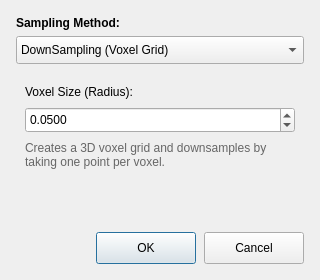
<?xml version="1.0" encoding="UTF-8"?>
<ui version="4.0">
    <class>Sampling</class>
    <widget class="QDialog" name="Sampling">
        <property name="geometry">
            <rect>
                <x>0</x>
                <y>0</y>
                <width>320</width>
                <height>280</height>
            </rect>
        </property>
        <property name="windowTitle">
            <string>Point Cloud Sampling</string>
        </property>
        <property name="windowIcon">
            <iconset resource="../resources/res.qrc">
                <normaloff>:/res/icon/sampling.svg</normaloff>:/res/icon/sampling.svg</iconset>
        </property>
        <property name="modal">
            <bool>true</bool>
        </property>
        <property name="styleSheet">
            <string notr="true">font-family: 'Times New Roman';</string>
        </property>
        <layout class="QVBoxLayout" name="verticalLayout_main">
            <property name="spacing">
                <number>12</number>
            </property>
            <property name="leftMargin">
                <number>16</number>
            </property>
            <property name="topMargin">
                <number>16</number>
            </property>
            <property name="rightMargin">
                <number>16</number>
            </property>
            <property name="bottomMargin">
                <number>16</number>
            </property>

            <!-- Sampling Method Selection -->
            <item>
                <layout class="QVBoxLayout" name="verticalLayout_method">
                    <property name="spacing">
                        <number>6</number>
                    </property>
                    <item>
                        <widget class="QLabel" name="label_method">
                            <property name="text">
                                <string>Sampling Method:</string>
                            </property>
                            <property name="font">
                                <font>
                                    <weight>75</weight>
                                    <bold>true</bold>
                                </font>
                            </property>
                        </widget>
                    </item>
                    <item>
                        <widget class="QComboBox" name="cbox_method">
                            <property name="minimumSize">
                                <size>
                                    <width>0</width>
                                    <height>28</height>
                                </size>
                            </property>
                            <item>
                                <property name="text">
                                    <string>DownSampling (Voxel Grid)</string>
                                </property>
                            </item>
                            <item>
                                <property name="text">
                                    <string>UniformSampling</string>
                                </property>
                            </item>
                            <item>
                                <property name="text">
                                    <string>RandomSampling</string>
                                </property>
                            </item>
                            <item>
                                <property name="text">
                                    <string>ReSampling (Moving Least Squares)</string>
                                </property>
                            </item>
                            <item>
                                <property name="text">
                                    <string>SamplingSurfaceNormal</string>
                                </property>
                            </item>
                            <item>
                                <property name="text">
                                    <string>NormalSpaceSampling</string>
                                </property>
                            </item>
                        </widget>
                    </item>
                </layout>
            </item>

            <!-- Dynamic Parameters Area -->
            <item>
                <widget class="QStackedWidget" name="stackedWidget">
                    <property name="minimumSize">
                        <size>
                            <width>0</width>
                            <height>120</height>
                        </size>
                    </property>
                    <property name="currentIndex">
                        <number>0</number>
                    </property>

                    <!-- DownSampling Page -->
                    <widget class="QWidget" name="page_downsampling">
                        <layout class="QVBoxLayout" name="verticalLayout_downsampling">
                            <property name="spacing">
                                <number>8</number>
                            </property>
                            <item>
                                <widget class="QLabel" name="label_radius1">
                                    <property name="text">
                                        <string>Voxel Size (Radius):</string>
                                    </property>
                                </widget>
                            </item>
                            <item>
                                <widget class="QDoubleSpinBox" name="dspin_radius1">
                                    <property name="minimumSize">
                                        <size>
                                            <width>0</width>
                                            <height>26</height>
                                        </size>
                                    </property>
                                    <property name="decimals">
                                        <number>4</number>
                                    </property>
                                    <property name="minimum">
                                        <double>0.000100000000000</double>
                                    </property>
                                    <property name="maximum">
                                        <double>9999.990000000000000</double>
                                    </property>
                                    <property name="singleStep">
                                        <double>0.100000000000000</double>
                                    </property>
                                    <property name="value">
                                        <double>0.050000000000000</double>
                                    </property>
                                </widget>
                            </item>
                            <item>
                                <widget class="QLabel" name="label_desc1">
                                    <property name="text">
                                        <string>Creates a 3D voxel grid and downsamples by taking one point per voxel.</string>
                                    </property>
                                    <property name="wordWrap">
                                        <bool>true</bool>
                                    </property>
                                    <property name="styleSheet">
                                        <string notr="true">color: #666;</string>
                                    </property>
                                </widget>
                            </item>
                            <item>
                                <spacer name="spacer1">
                                    <property name="orientation">
                                        <enum>Qt::Vertical</enum>
                                    </property>
                                    <property name="sizeHint" stdset="0">
                                        <size>
                                            <width>0</width>
                                            <height>0</height>
                                        </size>
                                    </property>
                                </spacer>
                            </item>
                        </layout>
                    </widget>

                    <!-- UniformSampling Page -->
                    <widget class="QWidget" name="page_uniform">
                        <layout class="QVBoxLayout" name="verticalLayout_uniform">
                            <property name="spacing">
                                <number>8</number>
                            </property>
                            <item>
                                <widget class="QLabel" name="label_radius2">
                                    <property name="text">
                                        <string>Search Radius:</string>
                                    </property>
                                </widget>
                            </item>
                            <item>
                                <widget class="QDoubleSpinBox" name="dspin_radius2">
                                    <property name="minimumSize">
                                        <size>
                                            <width>0</width>
                                            <height>26</height>
                                        </size>
                                    </property>
                                    <property name="decimals">
                                        <number>4</number>
                                    </property>
                                    <property name="minimum">
                                        <double>0.000100000000000</double>
                                    </property>
                                    <property name="maximum">
                                        <double>9999.990000000000000</double>
                                    </property>
                                    <property name="singleStep">
                                        <double>0.100000000000000</double>
                                    </property>
                                    <property name="value">
                                        <double>0.050000000000000</double>
                                    </property>
                                </widget>
                            </item>
                            <item>
                                <widget class="QLabel" name="label_desc2">
                                    <property name="text">
                                        <string>Uniformly samples the point cloud using a 3D grid filter.</string>
                                    </property>
                                    <property name="wordWrap">
                                        <bool>true</bool>
                                    </property>
                                    <property name="styleSheet">
                                        <string notr="true">color: #666;</string>
                                    </property>
                                </widget>
                            </item>
                            <item>
                                <spacer name="spacer2">
                                    <property name="orientation">
                                        <enum>Qt::Vertical</enum>
                                    </property>
                                    <property name="sizeHint" stdset="0">
                                        <size>
                                            <width>0</width>
                                            <height>0</height>
                                        </size>
                                    </property>
                                </spacer>
                            </item>
                        </layout>
                    </widget>

                    <!-- RandomSampling Page -->
                    <widget class="QWidget" name="page_random">
                        <layout class="QVBoxLayout" name="verticalLayout_random">
                            <property name="spacing">
                                <number>8</number>
                            </property>
                            <item>
                                <widget class="QLabel" name="label_sample1">
                                    <property name="text">
                                        <string>Number of Samples:</string>
                                    </property>
                                </widget>
                            </item>
                            <item>
                                <widget class="QSpinBox" name="spin_sample1">
                                    <property name="minimumSize">
                                        <size>
                                            <width>0</width>
                                            <height>26</height>
                                        </size>
                                    </property>
                                    <property name="minimum">
                                        <number>1</number>
                                    </property>
                                    <property name="maximum">
                                        <number>99999999</number>
                                    </property>
                                    <property name="singleStep">
                                        <number>1000</number>
                                    </property>
                                    <property name="value">
                                        <number>10000</number>
                                    </property>
                                </widget>
                            </item>
                            <item>
                                <widget class="QLabel" name="label_seed1">
                                    <property name="text">
                                        <string>Random Seed:</string>
                                    </property>
                                </widget>
                            </item>
                            <item>
                                <widget class="QSpinBox" name="spin_seed1">
                                    <property name="minimumSize">
                                        <size>
                                            <width>0</width>
                                            <height>26</height>
                                        </size>
                                    </property>
                                    <property name="minimum">
                                        <number>0</number>
                                    </property>
                                    <property name="maximum">
                                        <number>999999</number>
                                    </property>
                                    <property name="value">
                                        <number>42</number>
                                    </property>
                                </widget>
                            </item>
                            <item>
                                <spacer name="spacer3">
                                    <property name="orientation">
                                        <enum>Qt::Vertical</enum>
                                    </property>
                                    <property name="sizeHint" stdset="0">
                                        <size>
                                            <width>0</width>
                                            <height>0</height>
                                        </size>
                                    </property>
                                </spacer>
                            </item>
                        </layout>
                    </widget>

                    <!-- ReSampling Page -->
                    <widget class="QWidget" name="page_resampling">
                        <layout class="QVBoxLayout" name="verticalLayout_resampling">
                            <property name="spacing">
                                <number>8</number>
                            </property>
                            <item>
                                <widget class="QLabel" name="label_radius3">
                                    <property name="text">
                                        <string>Search Radius:</string>
                                    </property>
                                </widget>
                            </item>
                            <item>
                                <widget class="QDoubleSpinBox" name="dspin_radius3">
                                    <property name="minimumSize">
                                        <size>
                                            <width>0</width>
                                            <height>26</height>
                                        </size>
                                    </property>
                                    <property name="decimals">
                                        <number>4</number>
                                    </property>
                                    <property name="minimum">
                                        <double>0.000100000000000</double>
                                    </property>
                                    <property name="maximum">
                                        <double>9999.990000000000000</double>
                                    </property>
                                    <property name="singleStep">
                                        <double>0.100000000000000</double>
                                    </property>
                                    <property name="value">
                                        <double>0.100000000000000</double>
                                    </property>
                                </widget>
                            </item>
                            <item>
                                <widget class="QLabel" name="label_order">
                                    <property name="text">
                                        <string>Polynomial Order:</string>
                                    </property>
                                </widget>
                            </item>
                            <item>
                                <widget class="QSpinBox" name="spin_order">
                                    <property name="minimumSize">
                                        <size>
                                            <width>0</width>
                                            <height>26</height>
                                        </size>
                                    </property>
                                    <property name="minimum">
                                        <number>1</number>
                                    </property>
                                    <property name="maximum">
                                        <number>5</number>
                                    </property>
                                    <property name="value">
                                        <number>2</number>
                                    </property>
                                </widget>
                            </item>
                            <item>
                                <spacer name="spacer4">
                                    <property name="orientation">
                                        <enum>Qt::Vertical</enum>
                                    </property>
                                    <property name="sizeHint" stdset="0">
                                        <size>
                                            <width>0</width>
                                            <height>0</height>
                                        </size>
                                    </property>
                                </spacer>
                            </item>
                        </layout>
                    </widget>

                    <!-- SamplingSurfaceNormal Page -->
                    <widget class="QWidget" name="page_surface">
                        <layout class="QVBoxLayout" name="verticalLayout_surface">
                            <property name="spacing">
                                <number>8</number>
                            </property>
                            <item>
                                <widget class="QLabel" name="label_sample2">
                                    <property name="text">
                                        <string>Sample Size:</string>
                                    </property>
                                </widget>
                            </item>
                            <item>
                                <widget class="QSpinBox" name="spin_sample2">
                                    <property name="minimumSize">
                                        <size>
                                            <width>0</width>
                                            <height>26</height>
                                        </size>
                                    </property>
                                    <property name="minimum">
                                        <number>1</number>
                                    </property>
                                    <property name="maximum">
                                        <number>999999</number>
                                    </property>
                                    <property name="value">
                                        <number>10</number>
                                    </property>
                                </widget>
                            </item>
                            <item>
                                <layout class="QHBoxLayout" name="horizontalLayout_seed2">
                                    <item>
                                        <widget class="QLabel" name="label_seed2">
                                            <property name="text">
                                                <string>Seed:</string>
                                            </property>
                                        </widget>
                                    </item>
                                    <item>
                                        <widget class="QSpinBox" name="spin_seed2">
                                            <property name="minimumSize">
                                                <size>
                                                    <width>0</width>
                                                    <height>26</height>
                                                </size>
                                            </property>
                                            <property name="minimum">
                                                <number>0</number>
                                            </property>
                                            <property name="maximum">
                                                <number>999999</number>
                                            </property>
                                            <property name="value">
                                                <number>42</number>
                                            </property>
                                        </widget>
                                    </item>
                                    <item>
                                        <widget class="QLabel" name="label_ratio">
                                            <property name="text">
                                                <string>Ratio:</string>
                                            </property>
                                        </widget>
                                    </item>
                                    <item>
                                        <widget class="QDoubleSpinBox" name="dspin_ratio">
                                            <property name="minimumSize">
                                                <size>
                                                    <width>0</width>
                                                    <height>26</height>
                                                </size>
                                            </property>
                                            <property name="decimals">
                                                <number>3</number>
                                            </property>
                                            <property name="minimum">
                                                <double>0.001000000000000</double>
                                            </property>
                                            <property name="maximum">
                                                <double>1.000000000000000</double>
                                            </property>
                                            <property name="singleStep">
                                                <double>0.010000000000000</double>
                                            </property>
                                            <property name="value">
                                                <double>0.100000000000000</double>
                                            </property>
                                        </widget>
                                    </item>
                                </layout>
                            </item>
                            <item>
                                <spacer name="spacer5">
                                    <property name="orientation">
                                        <enum>Qt::Vertical</enum>
                                    </property>
                                    <property name="sizeHint" stdset="0">
                                        <size>
                                            <width>0</width>
                                            <height>0</height>
                                        </size>
                                    </property>
                                </spacer>
                            </item>
                        </layout>
                    </widget>

                    <!-- NormalSpaceSampling Page -->
                    <widget class="QWidget" name="page_normal">
                        <layout class="QVBoxLayout" name="verticalLayout_normal">
                            <property name="spacing">
                                <number>8</number>
                            </property>
                            <item>
                                <widget class="QLabel" name="label_sample3">
                                    <property name="text">
                                        <string>Sample Size:</string>
                                    </property>
                                </widget>
                            </item>
                            <item>
                                <widget class="QSpinBox" name="spin_sample3">
                                    <property name="minimumSize">
                                        <size>
                                            <width>0</width>
                                            <height>26</height>
                                        </size>
                                    </property>
                                    <property name="minimum">
                                        <number>1</number>
                                    </property>
                                    <property name="maximum">
                                        <number>999999</number>
                                    </property>
                                    <property name="value">
                                        <number>10000</number>
                                    </property>
                                </widget>
                            </item>
                            <item>
                                <layout class="QHBoxLayout" name="horizontalLayout_seed3">
                                    <item>
                                        <widget class="QLabel" name="label_seed3">
                                            <property name="text">
                                                <string>Seed:</string>
                                            </property>
                                        </widget>
                                    </item>
                                    <item>
                                        <widget class="QSpinBox" name="spin_seed3">
                                            <property name="minimumSize">
                                                <size>
                                                    <width>0</width>
                                                    <height>26</height>
                                                </size>
                                            </property>
                                            <property name="minimum">
                                                <number>0</number>
                                            </property>
                                            <property name="maximum">
                                                <number>999999</number>
                                            </property>
                                            <property name="value">
                                                <number>42</number>
                                            </property>
                                        </widget>
                                    </item>
                                    <item>
                                        <widget class="QLabel" name="label_bin">
                                            <property name="text">
                                                <string>Bins:</string>
                                            </property>
                                        </widget>
                                    </item>
                                    <item>
                                        <widget class="QSpinBox" name="spin_bin">
                                            <property name="minimumSize">
                                                <size>
                                                    <width>0</width>
                                                    <height>26</height>
                                                </size>
                                            </property>
                                            <property name="minimum">
                                                <number>1</number>
                                            </property>
                                            <property name="maximum">
                                                <number>100</number>
                                            </property>
                                            <property name="value">
                                                <number>10</number>
                                            </property>
                                        </widget>
                                    </item>
                                </layout>
                            </item>
                            <item>
                                <spacer name="spacer6">
                                    <property name="orientation">
                                        <enum>Qt::Vertical</enum>
                                    </property>
                                    <property name="sizeHint" stdset="0">
                                        <size>
                                            <width>0</width>
                                            <height>0</height>
                                        </size>
                                    </property>
                                </spacer>
                            </item>
                        </layout>
                    </widget>

                </widget>
            </item>

            <!-- Button Row -->
            <item>
                <layout class="QHBoxLayout" name="horizontalLayout_buttons">
                    <property name="spacing">
                        <number>8</number>
                    </property>
                    <item>
                        <spacer name="spacer_left">
                            <property name="orientation">
                                <enum>Qt::Horizontal</enum>
                            </property>
                            <property name="sizeHint" stdset="0">
                                <size>
                                    <width>0</width>
                                    <height>0</height>
                                </size>
                            </property>
                        </spacer>
                    </item>
                    <item>
                        <widget class="QPushButton" name="btn_ok">
                            <property name="minimumSize">
                                <size>
                                    <width>100</width>
                                    <height>32</height>
                                </size>
                            </property>
                            <property name="text">
                                <string>OK</string>
                            </property>
                            <property name="autoDefault">
                                <bool>true</bool>
                            </property>
                        </widget>
                    </item>
                    <item>
                        <widget class="QPushButton" name="btn_cancel">
                            <property name="minimumSize">
                                <size>
                                    <width>100</width>
                                    <height>32</height>
                                </size>
                            </property>
                            <property name="text">
                                <string>Cancel</string>
                            </property>
                            <property name="autoDefault">
                                <bool>false</bool>
                            </property>
                        </widget>
                    </item>
                </layout>
            </item>

        </layout>
    </widget>
    <resources>
        <include location="../resources/res.qrc"/>
    </resources>
    <connections>
        <connection>
            <sender>cbox_method</sender>
            <signal>currentIndexChanged(int)</signal>
            <receiver>stackedWidget</receiver>
            <slot>setCurrentIndex(int)</slot>
            <hints>
                <hint type="sourcelabel">
                    <x>80</x>
                    <y>40</y>
                </hint>
                <hint type="destinationlabel">
                    <x>80</x>
                    <y>120</y>
                </hint>
            </hints>
        </connection>
    </connections>
</ui>
